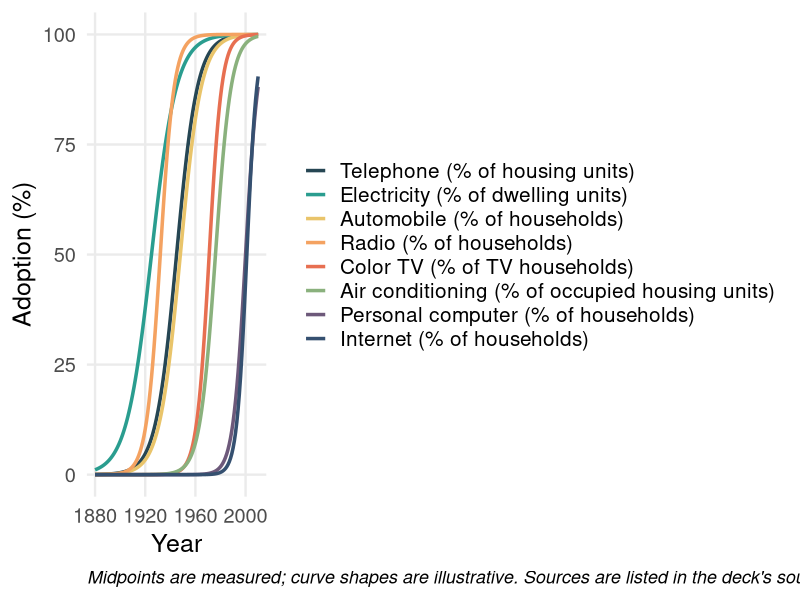
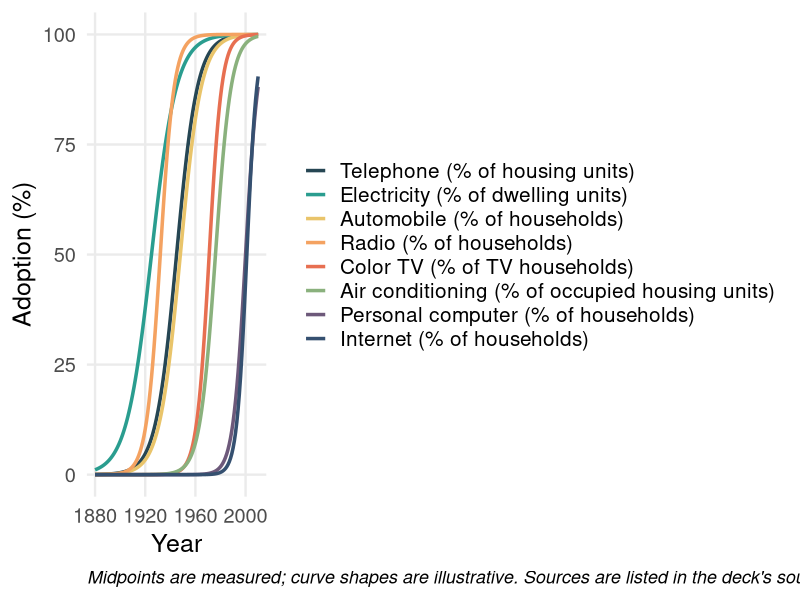

Source code (R) for these figures, in order:
# Schematic of household technology diffusion (S-curves) anchored to measured midpoints.
# Run from the repo root: source("images/make_diffusion_schematic.R")
#
# Each curve's midpoint (year at 50% adoption) comes from the source named in `midpt_source`.
# Where the source gives two measured points, the midpoint is linearly interpolated.
# Curve steepness is illustrative and is not estimated from the data.
# Cellphone is omitted: the available Pew series starts at 62% (2002), so it has no measured 50% point.

library(ggplot2)

years <- seq(1880, 2010, by = 1)

techs <- data.frame(
  name = c("Telephone", "Electricity", "Automobile", "Radio", "Color TV",
           "Air conditioning", "Personal computer", "Internet"),
  midpt = c(1945, 1925, 1948, 1932, 1971, 1976, 2000, 2001),
  steep = c(0.12, 0.10, 0.12, 0.18, 0.20, 0.16, 0.20, 0.25),
  denom = c("housing units", "dwelling units", "households", "households",
            "TV households", "occupied housing units", "households", "households"),
  midpt_source = c(
    "telephone in housing units, Census decennial 1940 (36.9%) and 1950 (61.8%), interpolated",
    "electric service in dwelling units, Census 1920 (34.7%) and 1930 (68.2%), interpolated",
    "automobile ownership, households, 1948 (50%)",
    "radio ownership, households, 1930 (40%) and 1934 (60%), interpolated",
    "color sets, TV households, 1971 (about 48%) and 1972 (first year above 50%)",
    "air conditioning, occupied housing units, 1970 (35.8%) and 1980 (58.5%), interpolated",
    "computer ownership, CPS households, 2000 (51%)",
    "home Internet use, CPS households, 2001 (50.4%)"
  ),
  stringsAsFactors = FALSE
)

techs$label <- paste0(techs$name, " (% of ", techs$denom, ")")

curves <- do.call(rbind, lapply(seq_len(nrow(techs)), function(i) {
  data.frame(
    year = years,
    share = 100 / (1 + exp(-techs$steep[i] * (years - techs$midpt[i]))),
    tech = techs$label[i],
    stringsAsFactors = FALSE
  )
}))

curves$tech <- factor(curves$tech, levels = techs$label)

p_schematic <- ggplot(curves, aes(x = year, y = share, color = tech)) +
  geom_line(linewidth = 1.2) +
  scale_color_manual(values = c(
    "#264653", "#2A9D8F", "#E9C46A", "#F4A261",
    "#E76F51", "#8AB17D", "#6D597A", "#355070"
  )) +
  labs(
    x = "Year",
    y = "Adoption (%)",
    color = NULL,
    caption = "Midpoints are measured; curve shapes are illustrative. Sources are listed in the deck's sources slide."
  ) +
  scale_y_continuous(limits = c(0, 100), breaks = c(0, 25, 50, 75, 100)) +
  theme_minimal(base_size = 18) +
  theme(
    legend.position = "right",
    legend.text = element_text(size = 15),
    panel.grid.minor = element_blank(),
    plot.caption = element_text(face = "italic", size = 13, hjust = 0)
  )

ggsave(
  filename = "images/diffusion_schematic.png",
  plot = p_schematic,
  width = 10,
  height = 6,
  dpi = 200
)

p_schematic
